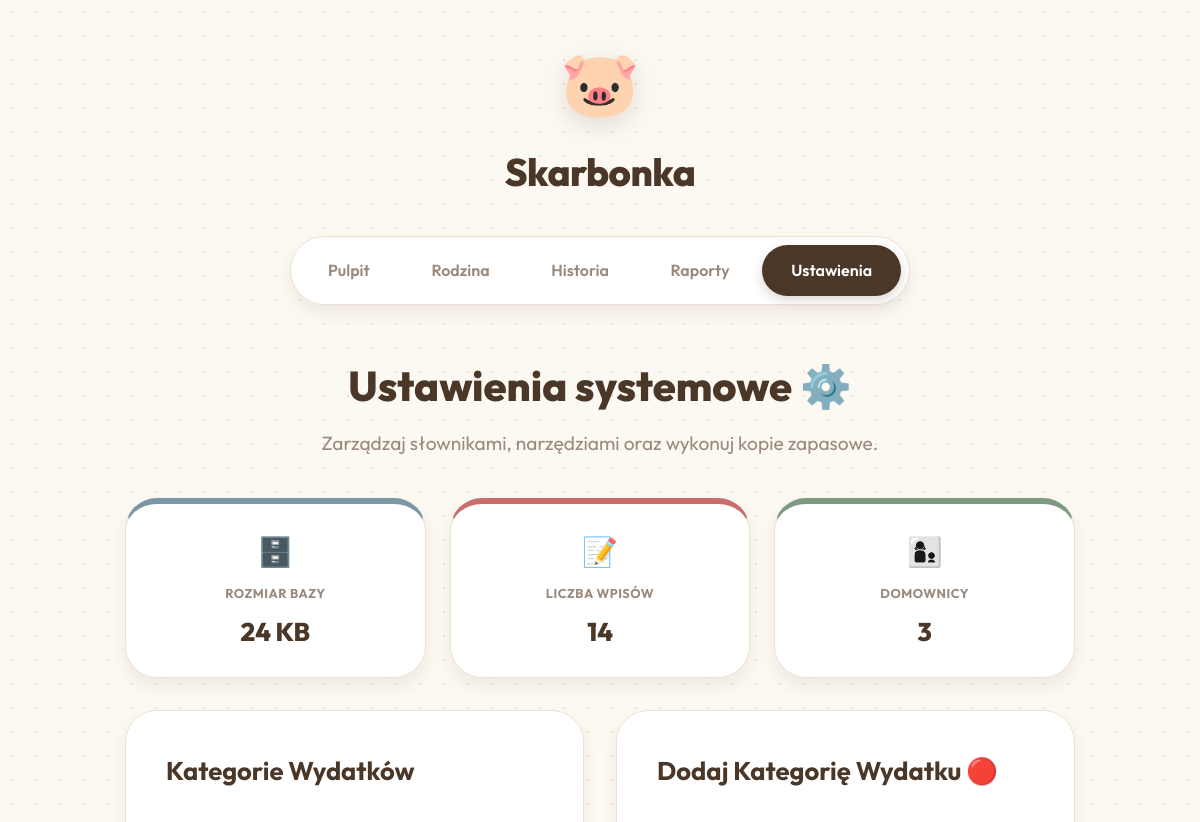
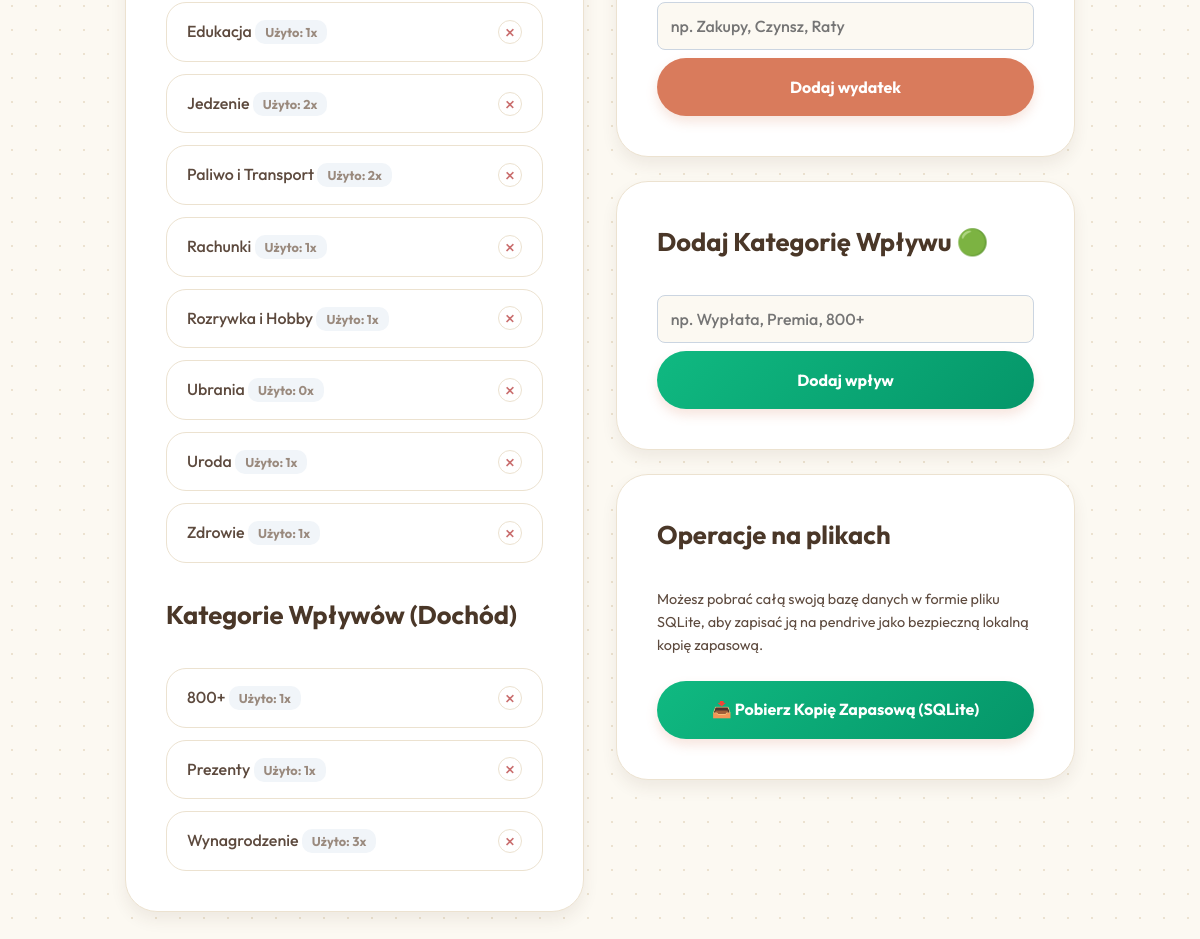
The page /settings.php on the database its author committed (2 pictures, top to bottom).
### tables this page shows
CREATE TABLE categories (
                id INTEGER PRIMARY KEY AUTOINCREMENT,
                name TEXT NOT NULL,
                type TEXT NOT NULL CHECK(type IN ('income', 'expense'))
            );

### settings.php (the view, shortened to what this page needs)
<?php
require_once 'db.php';
$stmt = $db->query("
    SELECT c.*, COUNT(t.id) as tx_count
    FROM categories c
    LEFT JOIN transactions t ON c.id = t.category_id
    GROUP BY c.id
    ORDER BY c.type, c.name
");
$categories = $stmt->fetchAll(PDO::FETCH_ASSOC);
$expenses = array_filter($categories, fn($c) => $c['type'] === 'expense');
$incomes = array_filter($categories, fn($c) => $c['type'] === 'income');
$usersCount = $db->query("SELECT COUNT(*) FROM users")->fetchColumn();
$txCount = $db->query("SELECT COUNT(*) FROM transactions")->fetchColumn();
$dbSize = file_exists('budget.sqlite') ? round(filesize('budget.sqlite') / 1024, 2) : 0;
?>
<!DOCTYPE html>
<html lang="pl">
<head>
    <link rel="stylesheet" href="style.css">
</head>
<body>
    <div class="app-wrapper">
        <header class="app-header">
            <div class="logo">
                <div class="logo-icon">🐷</div>
                <h1>Skarbonka</h1>
            </div>
            <nav class="top-nav">
                <a href="index.php">Pulpit</a>
                <a href="members.php">Rodzina</a>
                <a href="history.php">Historia</a>
                <a href="reports.php">Raporty</a>
                <a href="settings.php" class="active">Ustawienia</a>
            </nav>
        </header>
        <main class="main-content">
            <header class="topbar">
                <div>
                    <h2 class="greeting">Ustawienia systemowe ⚙️</h2>
                    <p class="subtitle">Zarządzaj słownikami, narzędziami oraz wykonuj kopie zapasowe.</p>
                </div>
            </header>
            <div class="dashboard-cards" style="margin-bottom: 2rem;">
                <div class="card glass-effect gradient-blue">
                    <div class="card-icon">🗄️</div>
                    <h3>Rozmiar Bazy</h3>
                    <p class="amount"><?= $dbSize ?> KB</p>
                </div>
                <div class="card glass-effect gradient-red">
                    <div class="card-icon">📝</div>
                    <h3>Liczba Wpisów</h3>
                    <p class="amount"><?= $txCount ?></p>
                </div>
                <div class="card glass-effect gradient-green">
                    <div class="card-icon">👩‍👦</div>
                    <h3>Domownicy</h3>
                    <p class="amount"><?= $usersCount ?></p>
                </div>
            </div>
            <div class="settings-grid">
                <section class="glass-effect section-box">
                    <div class="section-header">
                        <h3>Kategorie Wydatków</h3>
                    </div>
                    <div class="cat-list" style="margin-bottom: 2rem;">
                        <?php foreach($expenses as $c): ?>
                            <div class="cat-item">
                                <div>
                                    <span style="font-weight: 500;"><?= htmlspecialchars($c['name']) ?></span>
                                    <span class="badge-info">Użyto: <?= $c['tx_count'] ?>x</span>
                                </div>
                                <form action="delete_category.php" method="POST" style="margin: 0;" onsubmit="return confirm('Trwale usunąć tę kategorię?');">
                                    <button type="submit" class="btn-delete" title="Usuń kategorię" style="width: 24px; height: 24px;">×</button>
                                </form>
                            </div>
                        <?php endforeach; ?>
                    </div>
                    <div class="section-header">
                        <h3>Kategorie Wpływów (Dochód)</h3>
                    </div>
                    <div class="cat-list">
                        <?php foreach($incomes as $c): ?>
                            <div class="cat-item">
                                <div>
                                    <span style="font-weight: 500;"><?= htmlspecialchars($c['name']) ?></span>
                                    <span class="badge-info">Użyto: <?= $c['tx_count'] ?>x</span>
                                </div>
                                <form action="delete_category.php" method="POST" style="margin: 0;" onsubmit="return confirm('Trwale usunąć tę kategorię?');">
                                    <button type="submit" class="btn-delete" title="Usuń kategorię" style="width: 24px; height: 24px;">×</button>
                                </form>
                            </div>
                        <?php endforeach; ?>
                    </div>
                </section>
                <div style="display: flex; flex-direction: column; gap: 1.5rem;">
                    <section class="glass-effect section-box">
                        <div class="section-header">
                            <h3>Dodaj Kategorię Wydatku 🔴</h3>
                        </div>
                        <form action="add_category.php" method="POST" class="add-form" style="display: flex; gap: 0.5rem; flex-direction: column;">
                            <input type="text" name="name" required placeholder="np. Zakupy, Czynsz, Raty" style="padding: 0.8rem; border-radius: 8px; border: 1px solid #cbd5e1;">
                            <button type="submit" class="btn-primary full-width" style="margin-top: 0;">Dodaj wydatek</button>
                        </form>
                    </section>
                    <section class="glass-effect section-box">
                        <div class="section-header">
                            <h3>Dodaj Kategorię Wpływu 🟢</h3>
                        </div>
                        <form action="add_category.php" method="POST" class="add-form" style="display: flex; gap: 0.5rem; flex-direction: column;">
                            <input type="text" name="name" required placeholder="np. Wypłata, Premia, 800+" style="padding: 0.8rem; border-radius: 8px; border: 1px solid #cbd5e1;">
                            <button type="submit" class="btn-primary full-width" style="margin-top: 0; background: linear-gradient(135deg, #10b981 0%, #059669 100%);">Dodaj wpływ</button>
                        </form>
                    </section>
                    <section class="glass-effect section-box">
                        <div class="section-header">
                            <h3>Operacje na plikach</h3>
                        </div>
                        <p style="color: var(--text-secondary); font-size: 0.9rem; margin-bottom: 1.5rem;">
                            Możesz pobrać całą swoją bazę danych w formie pliku SQLite, aby zapisać ją na pendrive jako bezpieczną lokalną kopię zapasową.
                        </p>
                        <a href="export_db.php" class="btn-primary" style="display: block; text-align: center; text-decoration: none; padding: 1rem; background: linear-gradient(135deg, #10b981 0%, #059669 100%);">📥 Pobierz Kopię Zapasową (SQLite)</a>
                    </section>
                </div>
            </div>
        </main>
    </div>
</body>
</html>

### style.css (style rules this page uses)
:root { --primary: #4a3728; --accent: #d97b5c; --accent-hover: #c66a4d; --success: #7e9a82; --error: #c96d6d; --warning: #d9a05c; --info: #7b97a6; --bg-color: #fcf9f2; --surface: #ffffff; --surface-glass: rgba(255, 255, 255, 0.8); --text-main: #5d4a3e; --text-muted: #9a8a7e; --border: #ece2d0; --shadow-sm: 0 2px 4px rgba(74, 55, 40, 0.05); --shadow-md: 0 8px 16px rgba(74, 55, 40, 0.08); --shadow-lg: 0 16px 32px rgba(74, 55, 40, 0.12); --br-sm: 12px; --br-md: 20px; --br-lg: 32px; --br-full: 9999px; --transition: all 0.4s cubic-bezier(0.23, 1, 0.32, 1); }
* { margin: 0; padding: 0; box-sizing: border-box; font-family: 'Outfit', sans-serif; }
body { background-color: var(--bg-color); background-image: radial-gradient(#ece2d0 1px, transparent 1px); background-size: 24px 24px; color: var(--text-main); min-height: 100vh; padding: 2rem 1rem; display: flex; justify-content: center; line-height: 1.6; }
.app-wrapper { width: 100%; max-width: 950px; display: flex; flex-direction: column; gap: 3rem; animation: softFade 1s ease-out; }
.glass-effect { background: var(--surface-glass); backdrop-filter: blur(10px); -webkit-backdrop-filter: blur(10px); border: 2px solid var(--surface); }
.app-header { display: flex; flex-direction: column; align-items: center; gap: 2rem; }
.logo { display: flex; flex-direction: column; align-items: center; gap: 0.5rem; }
.logo-icon { font-size: 4rem; filter: drop-shadow(0 8px 12px rgba(74, 55, 40, 0.15)); }
.logo h1 { font-size: 2.4rem; font-weight: 800; color: var(--primary); letter-spacing: -0.5px; }
.top-nav { background: var(--surface); padding: 0.5rem; border-radius: var(--br-full); box-shadow: var(--shadow-md); display: flex; gap: 0.25rem; border: 1px solid var(--border); }
.top-nav a { text-decoration: none; color: var(--text-muted); padding: 0.8rem 1.8rem; border-radius: var(--br-full); font-weight: 600; font-size: 1rem; transition: var(--transition); }
.top-nav a.active { background: var(--primary); color: #fff; box-shadow: 0 4px 12px rgba(74, 55, 40, 0.2); }
.main-content { width: 100%; }
.topbar { margin-bottom: 2.5rem; text-align: center; }
.greeting { font-size: 2.6rem; font-weight: 800; color: var(--primary); margin-bottom: 0.5rem; }
.subtitle { font-size: 1.2rem; color: var(--text-muted); }
.dashboard-cards { display: grid; grid-template-columns: repeat(3, 1fr); gap: 1.5rem; margin-bottom: 3rem; }
.card { padding: 1.5rem 1rem; border-radius: var(--br-lg); position: relative; overflow: hidden; transition: var(--transition); display: flex; flex-direction: column; align-items: center; gap: 0.35rem; background: var(--surface); border: 1px solid var(--border); box-shadow: var(--shadow-md); }
.card h3 { font-size: 0.8rem; font-weight: 700; color: var(--text-muted); text-transform: uppercase; letter-spacing: 0.5px; margin-bottom: 0.2rem; }
.card .amount { font-size: 1.6rem; font-weight: 800; color: var(--primary); white-space: nowrap; }
.card-icon { font-size: 1.8rem; margin-bottom: 0.2rem; opacity: 0.9; }
.card.gradient-blue { border-top: 6px solid var(--info); }
.card.gradient-green { border-top: 6px solid var(--success); }
.card.gradient-red { border-top: 6px solid var(--error); }
.section-box { padding: 2.5rem; border-radius: var(--br-lg); background: var(--surface); border: 1px solid var(--border); box-shadow: var(--shadow-md); }
.section-header { margin-bottom: 2rem; display: flex; justify-content: space-between; align-items: center; }
.section-header h3 { font-size: 1.6rem; font-weight: 700; color: var(--primary); }
.btn-primary { background: var(--accent); color: white; border: none; padding: 0.9rem 1.8rem; border-radius: var(--br-full); font-weight: 700; font-size: 1rem; cursor: pointer; transition: var(--transition); box-shadow: 0 6px 12px rgba(217, 123, 92, 0.2); display: inline-flex; align-items: center; gap: 0.6rem; }
.btn-primary.full-width { width: 100%; justify-content: center; padding: 1.2rem; }
input, select { width: 100%; padding: 1.1rem; border-radius: 16px; border: 2px solid var(--border); background: var(--bg-color); font-size: 1rem; font-weight: 500; color: var(--primary); transition: var(--transition); }
.btn-delete { background: #fff; color: var(--error); border: 1px solid var(--border); width: 40px; height: 40px; border-radius: 12px; cursor: pointer; font-size: 1.2rem; display: flex; align-items: center; justify-content: center; transition: var(--transition); }

### rows shown on the page
categories: name "Edukacja", tx_count "1"
categories: name "Jedzenie", tx_count "2"
categories: name "Paliwo i Transport", tx_count "2"
categories: name "Rachunki", tx_count "1"
categories: name "Rozrywka i Hobby", tx_count "1"
categories: name "Ubrania", tx_count "0"
categories: name "Uroda", tx_count "1"
categories: name "Zdrowie", tx_count "1"
categories: name "800+", tx_count "1"
categories: name "Prezenty", tx_count "1"
categories: name "Wynagrodzenie", tx_count "3"

### other values the page prints
$dbSize "24"
$txCount "14"
$usersCount "3"
